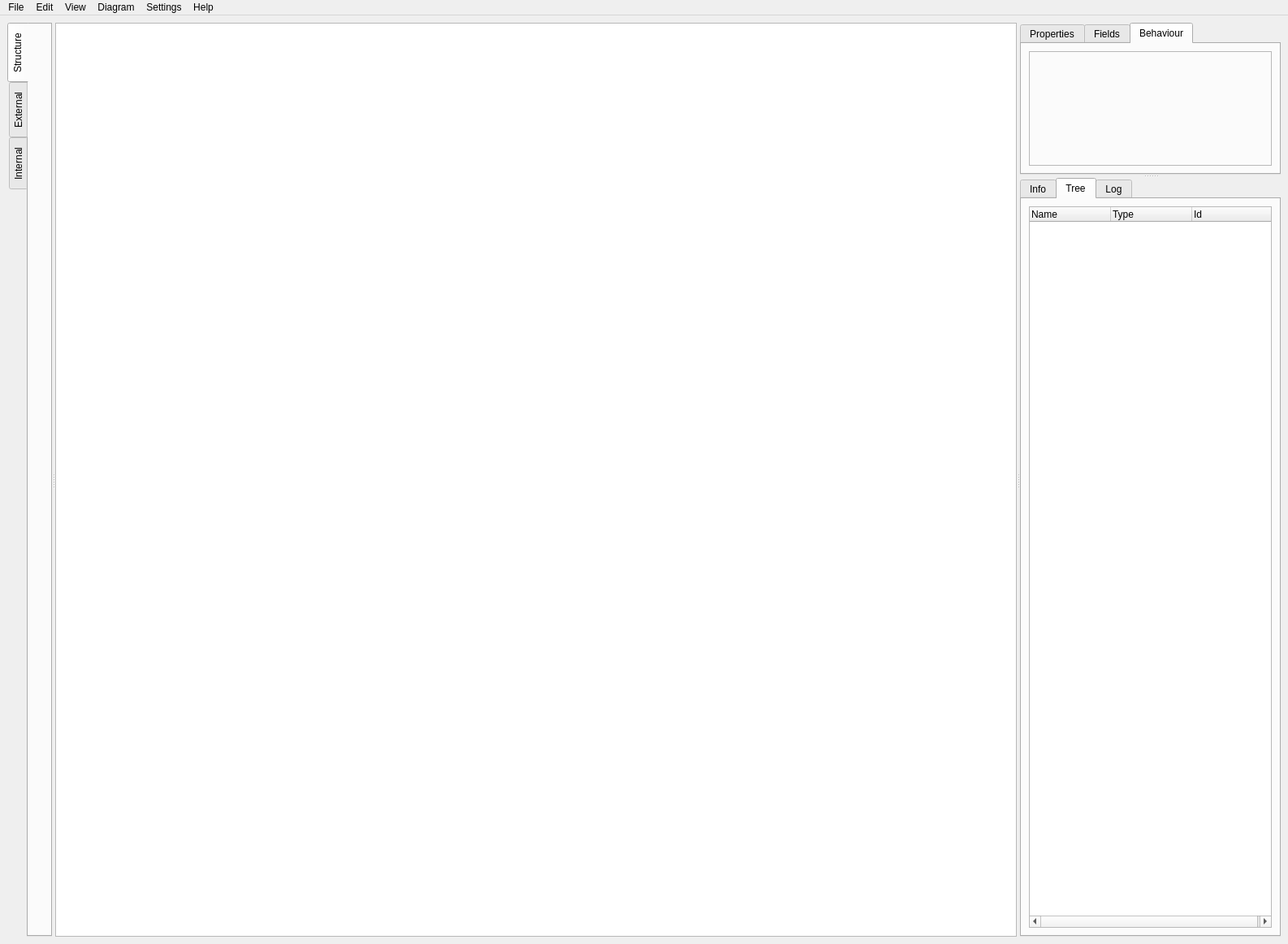
<?xml version="1.0" encoding="UTF-8"?>
<ui version="4.0">
 <class>MainWindow</class>
 <widget class="QMainWindow" name="MainWindow">
  <property name="geometry">
   <rect>
    <x>0</x>
    <y>0</y>
    <width>1586</width>
    <height>1162</height>
   </rect>
  </property>
  <property name="sizePolicy">
   <sizepolicy hsizetype="Preferred" vsizetype="Preferred">
    <horstretch>2</horstretch>
    <verstretch>0</verstretch>
   </sizepolicy>
  </property>
  <property name="windowTitle">
   <string>MainWindow</string>
  </property>
  <widget class="QWidget" name="centralwidget">
   <layout class="QHBoxLayout" name="horizontalLayout">
    <item>
     <widget class="QSplitter" name="splitter">
      <property name="orientation">
       <enum>Qt::Horizontal</enum>
      </property>
      <widget class="QTabWidget" name="leftPanel">
       <property name="sizePolicy">
        <sizepolicy hsizetype="Preferred" vsizetype="Preferred">
         <horstretch>1</horstretch>
         <verstretch>0</verstretch>
        </sizepolicy>
       </property>
       <property name="focusPolicy">
        <enum>Qt::TabFocus</enum>
       </property>
       <property name="toolTipDuration">
        <number>1</number>
       </property>
       <property name="layoutDirection">
        <enum>Qt::LeftToRight</enum>
       </property>
       <property name="autoFillBackground">
        <bool>true</bool>
       </property>
       <property name="tabPosition">
        <enum>QTabWidget::West</enum>
       </property>
       <property name="currentIndex">
        <number>0</number>
       </property>
       <property name="elideMode">
        <enum>Qt::ElideRight</enum>
       </property>
       <widget class="QWidget" name="structureElements">
        <attribute name="title">
         <string>Structure</string>
        </attribute>
        <layout class="QVBoxLayout" name="verticalLayout">
         <item>
          <widget class="QToolBox" name="structureToolbox">
           <property name="currentIndex">
            <number>-1</number>
           </property>
          </widget>
         </item>
        </layout>
       </widget>
       <widget class="QWidget" name="externalBehaviourElements">
        <attribute name="title">
         <string>External</string>
        </attribute>
        <layout class="QVBoxLayout" name="verticalLayout_2">
         <item>
          <widget class="QToolBox" name="externalBehaviourToolbox">
           <property name="currentIndex">
            <number>-1</number>
           </property>
          </widget>
         </item>
        </layout>
       </widget>
       <widget class="QWidget" name="internalBehaviourElements">
        <attribute name="title">
         <string>Internal</string>
        </attribute>
        <layout class="QVBoxLayout" name="verticalLayout_9">
         <item>
          <widget class="QToolBox" name="internalBehaviourToolbox">
           <property name="currentIndex">
            <number>-1</number>
           </property>
          </widget>
         </item>
        </layout>
       </widget>
      </widget>
      <widget class="CanvasView" name="graphicsView">
       <property name="sizePolicy">
        <sizepolicy hsizetype="Expanding" vsizetype="Expanding">
         <horstretch>4</horstretch>
         <verstretch>0</verstretch>
        </sizepolicy>
       </property>
       <property name="minimumSize">
        <size>
         <width>500</width>
         <height>0</height>
        </size>
       </property>
       <property name="focusPolicy">
        <enum>Qt::ClickFocus</enum>
       </property>
      </widget>
      <widget class="QSplitter" name="rightPanel">
       <property name="sizePolicy">
        <sizepolicy hsizetype="Preferred" vsizetype="Expanding">
         <horstretch>1</horstretch>
         <verstretch>0</verstretch>
        </sizepolicy>
       </property>
       <property name="orientation">
        <enum>Qt::Vertical</enum>
       </property>
       <property name="class" stdset="0">
        <string>right-panel</string>
       </property>
       <widget class="QTabWidget" name="propertiesMenu">
        <property name="sizePolicy">
         <sizepolicy hsizetype="Expanding" vsizetype="Expanding">
          <horstretch>1</horstretch>
          <verstretch>0</verstretch>
         </sizepolicy>
        </property>
        <property name="tabShape">
         <enum>QTabWidget::Rounded</enum>
        </property>
        <property name="currentIndex">
         <number>2</number>
        </property>
        <property name="usesScrollButtons">
         <bool>false</bool>
        </property>
        <property name="documentMode">
         <bool>false</bool>
        </property>
        <property name="class" stdset="0">
         <string>properties-menu</string>
        </property>
        <widget class="QWidget" name="propertiesTab">
         <property name="sizePolicy">
          <sizepolicy hsizetype="Expanding" vsizetype="Expanding">
           <horstretch>1</horstretch>
           <verstretch>0</verstretch>
          </sizepolicy>
         </property>
         <attribute name="title">
          <string>Properties</string>
         </attribute>
         <layout class="QVBoxLayout" name="verticalLayout_4">
          <item>
           <widget class="PropertiesMenu" name="propertiesFrame">
            <property name="frameShape">
             <enum>QFrame::StyledPanel</enum>
            </property>
            <property name="frameShadow">
             <enum>QFrame::Raised</enum>
            </property>
           </widget>
          </item>
         </layout>
        </widget>
        <widget class="QWidget" name="fieldsTab">
         <property name="sizePolicy">
          <sizepolicy hsizetype="Expanding" vsizetype="Expanding">
           <horstretch>1</horstretch>
           <verstretch>0</verstretch>
          </sizepolicy>
         </property>
         <attribute name="title">
          <string>Fields</string>
         </attribute>
         <layout class="QVBoxLayout" name="verticalLayout_8">
          <item>
           <widget class="FieldsMenu" name="fieldsFrame">
            <property name="frameShape">
             <enum>QFrame::StyledPanel</enum>
            </property>
            <property name="frameShadow">
             <enum>QFrame::Raised</enum>
            </property>
           </widget>
          </item>
         </layout>
        </widget>
        <widget class="QWidget" name="behaviourTab">
         <property name="sizePolicy">
          <sizepolicy hsizetype="Expanding" vsizetype="Expanding">
           <horstretch>1</horstretch>
           <verstretch>0</verstretch>
          </sizepolicy>
         </property>
         <attribute name="title">
          <string>Behaviour</string>
         </attribute>
         <layout class="QVBoxLayout" name="verticalLayout_7">
          <item>
           <widget class="BehaviourMenu" name="behaviourFrame">
            <property name="frameShape">
             <enum>QFrame::StyledPanel</enum>
            </property>
            <property name="frameShadow">
             <enum>QFrame::Raised</enum>
            </property>
           </widget>
          </item>
         </layout>
        </widget>
       </widget>
       <widget class="QTabWidget" name="helpMenu">
        <property name="sizePolicy">
         <sizepolicy hsizetype="Expanding" vsizetype="Expanding">
          <horstretch>1</horstretch>
          <verstretch>0</verstretch>
         </sizepolicy>
        </property>
        <property name="currentIndex">
         <number>1</number>
        </property>
        <property name="documentMode">
         <bool>false</bool>
        </property>
        <property name="class" stdset="0">
         <string>help-menu</string>
        </property>
        <widget class="QWidget" name="infoTab">
         <attribute name="title">
          <string>Info</string>
         </attribute>
         <layout class="QVBoxLayout" name="verticalLayout_3">
          <item>
           <widget class="QTextBrowser" name="infoText"/>
          </item>
         </layout>
        </widget>
        <widget class="QWidget" name="structureTab">
         <attribute name="title">
          <string>Tree</string>
         </attribute>
         <layout class="QVBoxLayout" name="verticalLayout_6">
          <item>
           <widget class="TreeMenu" name="treeWidget">
            <property name="minimumSize">
             <size>
              <width>0</width>
              <height>0</height>
             </size>
            </property>
            <property name="autoFillBackground">
             <bool>false</bool>
            </property>
            <property name="uniformRowHeights">
             <bool>true</bool>
            </property>
            <property name="columnCount">
             <number>3</number>
            </property>
            <column>
             <property name="text">
              <string notr="true">Name</string>
             </property>
            </column>
            <column>
             <property name="text">
              <string>Type</string>
             </property>
            </column>
            <column>
             <property name="text">
              <string>Id</string>
             </property>
            </column>
           </widget>
          </item>
         </layout>
        </widget>
        <widget class="QWidget" name="tab">
         <attribute name="title">
          <string>Log</string>
         </attribute>
         <layout class="QVBoxLayout" name="verticalLayout_5">
          <item>
           <widget class="QTextBrowser" name="logText"/>
          </item>
         </layout>
        </widget>
       </widget>
      </widget>
     </widget>
    </item>
   </layout>
  </widget>
  <widget class="QMenuBar" name="menubar">
   <property name="geometry">
    <rect>
     <x>0</x>
     <y>0</y>
     <width>1586</width>
     <height>29</height>
    </rect>
   </property>
   <widget class="QMenu" name="menuFile">
    <property name="title">
     <string>File</string>
    </property>
    <addaction name="actionNew"/>
    <addaction name="actionOpen"/>
    <addaction name="actionSave"/>
    <addaction name="actionSave_As"/>
   </widget>
   <widget class="QMenu" name="menuEdit">
    <property name="title">
     <string>Edit</string>
    </property>
   </widget>
   <widget class="QMenu" name="menuView">
    <property name="title">
     <string>View</string>
    </property>
   </widget>
   <widget class="QMenu" name="menuSettings">
    <property name="title">
     <string>Settings</string>
    </property>
    <widget class="QMenu" name="menuLog_level">
     <property name="title">
      <string>Log level</string>
     </property>
     <addaction name="actionError"/>
     <addaction name="actionWarning"/>
     <addaction name="actionInfo"/>
     <addaction name="actionDebug"/>
    </widget>
    <widget class="QMenu" name="menuGenerator">
     <property name="title">
      <string>Generator</string>
     </property>
    </widget>
    <addaction name="menuLog_level"/>
    <addaction name="menuGenerator"/>
   </widget>
   <widget class="QMenu" name="menuWindow">
    <property name="title">
     <string>Diagram</string>
    </property>
    <addaction name="actionGenerate"/>
   </widget>
   <widget class="QMenu" name="menuHelp">
    <property name="title">
     <string>Help</string>
    </property>
   </widget>
   <addaction name="menuFile"/>
   <addaction name="menuEdit"/>
   <addaction name="menuView"/>
   <addaction name="menuWindow"/>
   <addaction name="menuSettings"/>
   <addaction name="menuHelp"/>
  </widget>
  <action name="actionNew">
   <property name="text">
    <string>New</string>
   </property>
  </action>
  <action name="actionOpen">
   <property name="text">
    <string>Open</string>
   </property>
  </action>
  <action name="actionSave">
   <property name="text">
    <string>Save</string>
   </property>
  </action>
  <action name="actionGenerate">
   <property name="text">
    <string>Generate</string>
   </property>
   <property name="shortcut">
    <string>F5</string>
   </property>
  </action>
  <action name="actionSave_As">
   <property name="text">
    <string>Save As</string>
   </property>
  </action>
  <action name="actionError">
   <property name="text">
    <string>Error</string>
   </property>
  </action>
  <action name="actionWarning">
   <property name="text">
    <string>Warning</string>
   </property>
  </action>
  <action name="actionInfo">
   <property name="text">
    <string>Info</string>
   </property>
  </action>
  <action name="actionDebug">
   <property name="text">
    <string>Debug</string>
   </property>
  </action>
  <action name="actionCpp">
   <property name="text">
    <string>C++</string>
   </property>
  </action>
 </widget>
 <customwidgets>
  <customwidget>
   <class>CanvasView</class>
   <extends>QGraphicsView</extends>
   <header>system/canvas_view.h</header>
  </customwidget>
  <customwidget>
   <class>PropertiesMenu</class>
   <extends>QFrame</extends>
   <header>widgets/properties_menu.h</header>
   <container>1</container>
  </customwidget>
  <customwidget>
   <class>FieldsMenu</class>
   <extends>QFrame</extends>
   <header>widgets/fields_menu.h</header>
   <container>1</container>
  </customwidget>
  <customwidget>
   <class>TreeMenu</class>
   <extends>QTreeWidget</extends>
   <header>widgets/tree_menu.h</header>
  </customwidget>
  <customwidget>
   <class>BehaviourMenu</class>
   <extends>QFrame</extends>
   <header>widgets/behaviour_menu.h</header>
   <container>1</container>
  </customwidget>
 </customwidgets>
 <resources/>
 <connections/>
</ui>
